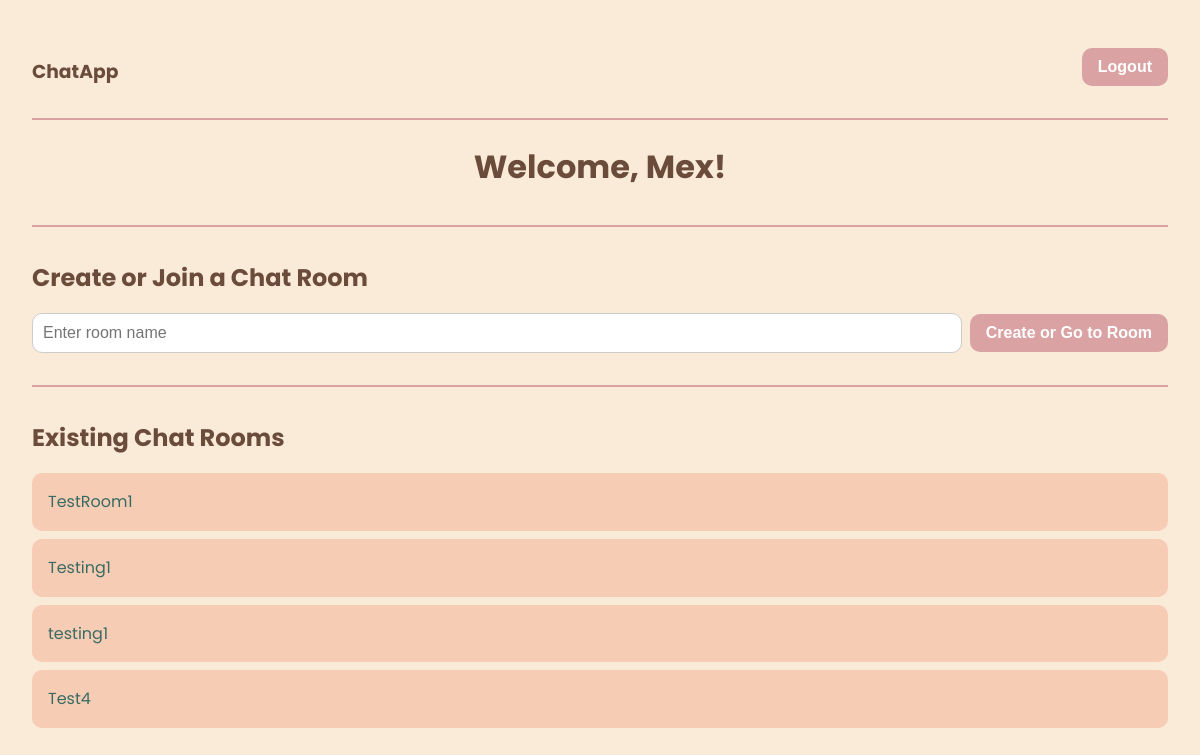
The app's page /chat/ (signed in), older data.
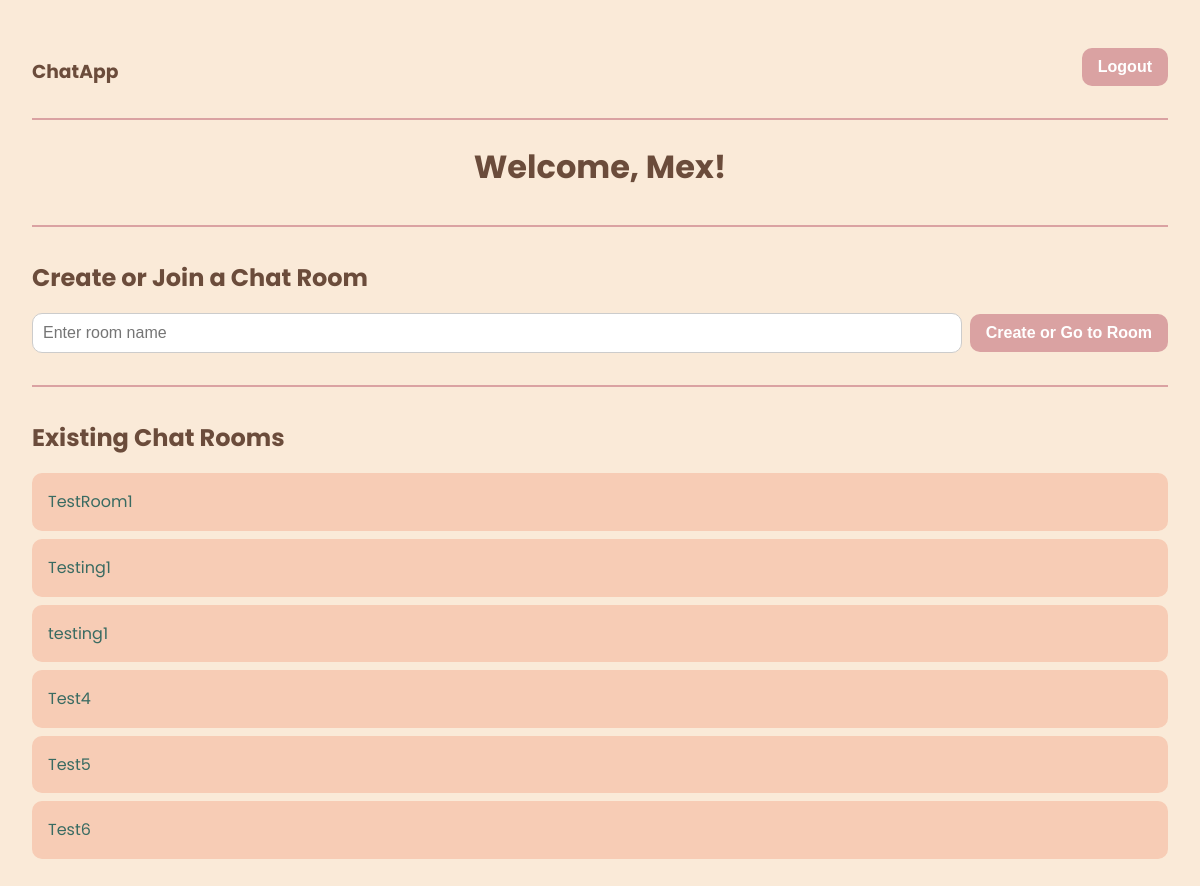
The same page, newer data.
### chatapp/models.py (models this page shows, shortened)
class ChatRoom(models.Model):
    name = models.CharField(max_length=255, unique=True)
    participants = models.ManyToManyField(User, related_name='chat_rooms')
    created_at = models.DateTimeField(auto_now_add=True)

### chatapp/views.py (the view)
# urls.py: path('', views.chat_room_list, name='chat_room_list'),
@login_required
def chat_room_list(request):
    chat_rooms = ChatRoom.objects.filter(participants=request.user)
    return render(request, 'chatapp/chat_room_list.html', {'chat_rooms': chat_rooms})

### chatapp/templates/chatapp/chat_room_list.html (shortened to what this page needs)
<!DOCTYPE html>
<html>
<head>
</head>
<body>
    <div class="header">
        <h3>ChatApp</h3>
        <form action="{% url 'logout' %}" method="post" style="display: inline;">
            <button type="submit">Logout</button>
        </form>
    </div>
    <h1>Welcome, {{ user.username }}!</h1>
    <hr>
    <div class="room-section">
        <h2>Create or Join a Chat Room</h2>
        <form action="{% url 'create_or_join_room' %}" method="post">
            <input type="text" name="room_name" placeholder="Enter room name" required>
            <button type="submit">Create or Go to Room</button>
        </form>
    </div>
    <hr>
    <div class="room-section">
        <h2>Existing Chat Rooms</h2>
        {% if chat_rooms %}
            <ul class="room-list">
                {% for room in chat_rooms %}
                    <li><a href="{% url 'chat_room_detail' room.name %}">{{ room.name }}</a></li>
                {% endfor %}
            </ul>
        {% else %}
            <p>You are not currently part of any chat rooms. Create one above!</p>
        {% endif %}
    </div>
</body>
</html>

Row changes from the older to the newer data that the page shows:
added ChatRoom: name "Test5"
added ChatRoom: name "Test6"
